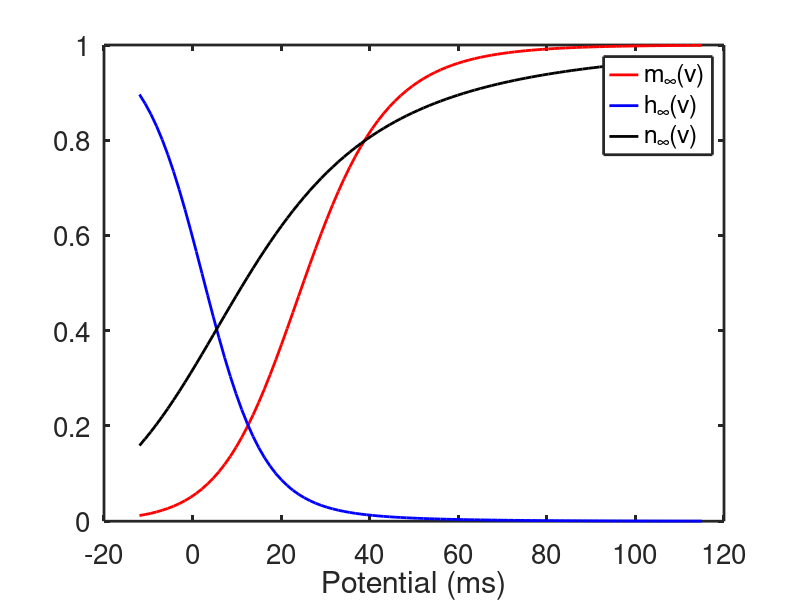
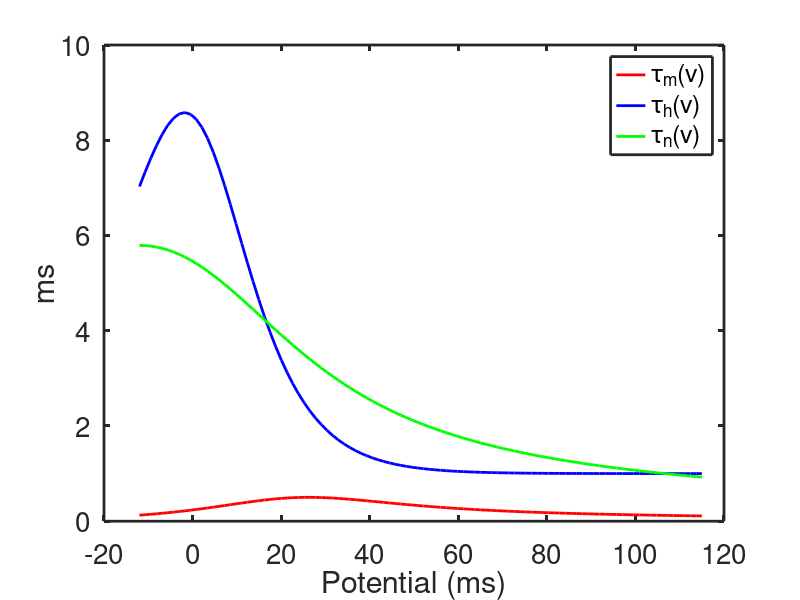

Write MATLAB code to recreate these figures, in order.
% Plot the steady state gating variables
 
function hh_inf
 clear all
global gnabar gkbar Vna Vk Vl Inp Veq Tfact Iapp tstim BCL gl
set(0,                           ...
   'defaultaxesfontsize', 20,   ...
   'defaultaxeslinewidth', 2.0, ...
   'defaultlinelinewidth', 2.0);

Veq = 0; %is the original HH formulation
%Veq = -65; % is the physiological formulation

Tfact = 1; % this is the correction factor for temperatures other that 6.3C
%Tfact = 0.977 % correspnds to 0C

%Tfact = 1.085 % corresponds to 30 C.

gnabar = 120.;
gkbar = 36;
gl = 0.3;
 
Vna = Tfact*(115+Veq) - Veq;
Vk = Tfact*(-12+Veq)-Veq;
Vl = Tfact*(10.5988+Veq)-Veq;


vlist = linspace(Vk+0.01,Vna-0.01,100);
gates=gate_de(vlist);
 
for j = 1:3
 taus(j,:) = 1./(gates(2*j-1,:)+gates(2*j,:));
 infs(j,:) = gates(2*j-1,:).*taus(j,:);
end

figure(1)
plot(vlist,infs(1,:),'r',vlist,infs(2,:),'b',vlist,infs(3,:),'k')
legend('m_\infty(v)','h_\infty(v)','n_\infty(v)')
xlabel('Potential (ms)')
hold on
figure(2)
plot(vlist,taus(1,:),'r',vlist,taus(2,:),'b',vlist,taus(3,:),'g')
legend('\tau_m(v)','\tau_h(v)','\tau_n(v)')
 xlabel('Potential (ms)')
 ylabel('ms')
 hold on

%%%%%%%%%%%%%%%%%%%%%%%%%%%%%%%%%%%
function gate = gate_de(V)
 % calculate the gating functions for V                 
AM=.1*(25.-V)./(exp(2.5 -0.1*V)-1.);
BM=4.*exp(-V/18.);

AH=.07*exp(-V/20.);
BH=1./(exp(.1*(30.-V))+1.);
AN=.01*(10.-V)./(exp(.1*(10.-V))-1.);
BN=.125*exp(-V/80);

gate = [AM ;BM ;AH ;BH ;AN ;BN];

 

 
